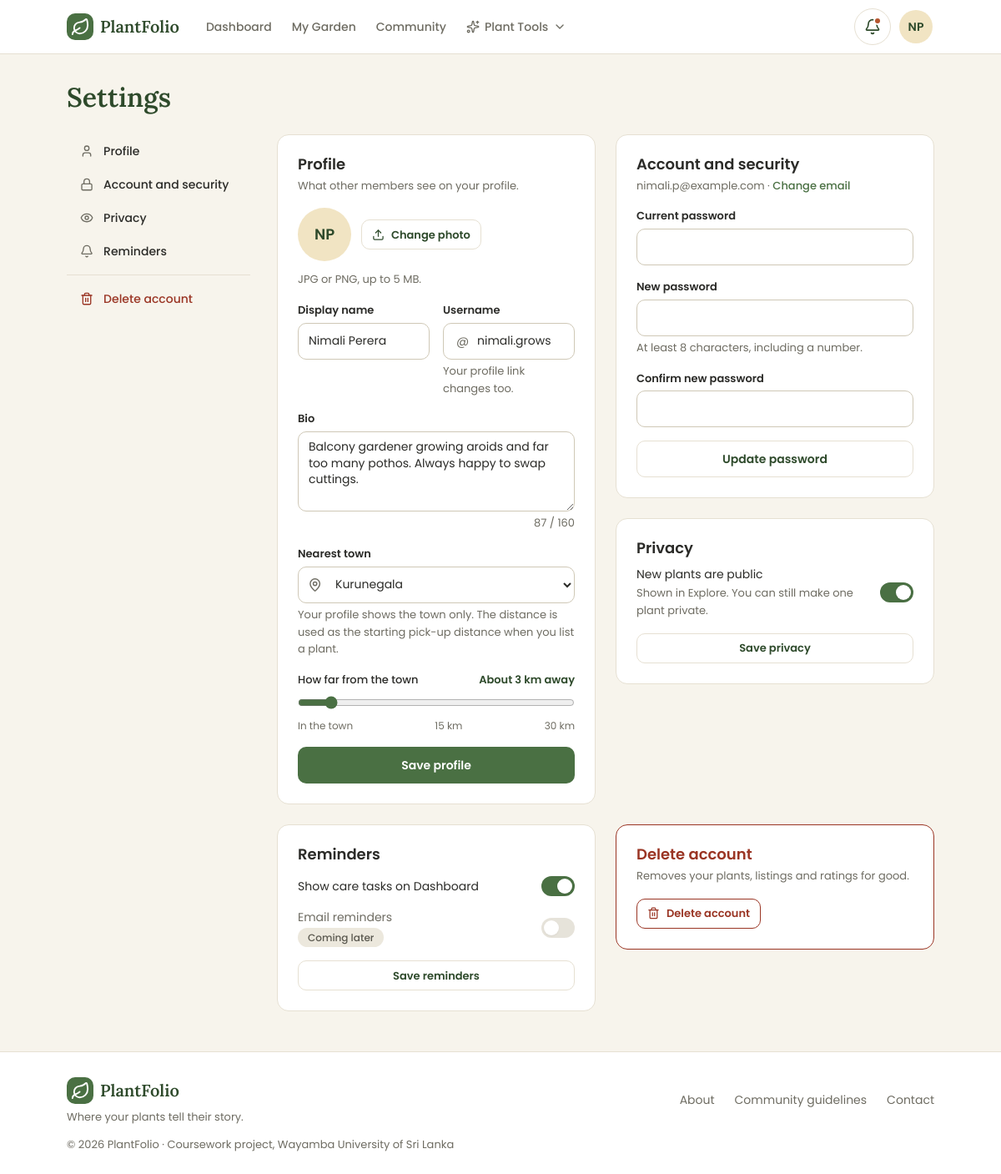
The page /public/settings.php (signed in) on the database its author committed.
### tables this page shows
CREATE TABLE users (
    id                  INT UNSIGNED     NOT NULL AUTO_INCREMENT,
    username            VARCHAR(30)      NOT NULL,
    full_name           VARCHAR(100)     NOT NULL,
    email               VARCHAR(255)     NOT NULL,
    phone               VARCHAR(20)      NULL DEFAULT NULL,
    password_hash       VARCHAR(255)     NOT NULL,
    bio                 VARCHAR(500)     NULL DEFAULT NULL,
    town_id             INT UNSIGNED     NULL DEFAULT NULL,
    km_from_town        TINYINT UNSIGNED NULL DEFAULT NULL,
    avatar              VARCHAR(255)     NULL DEFAULT NULL,
    new_plants_public   TINYINT(1)       NOT NULL DEFAULT 1,
    dashboard_reminders TINYINT(1)       NOT NULL DEFAULT 1,
    email_reminders     TINYINT(1)       NOT NULL DEFAULT 0,
    failed_logins       TINYINT UNSIGNED NOT NULL DEFAULT 0,
    locked_until        DATETIME         NULL DEFAULT NULL,
    created_at          DATETIME         NOT NULL DEFAULT CURRENT_TIMESTAMP,
    PRIMARY KEY (id),
    UNIQUE KEY uq_users_username (username),
    UNIQUE KEY uq_users_email (email),
    KEY idx_users_town (town_id),
    CONSTRAINT chk_users_km CHECK (km_from_town BETWEEN 0 AND 30),
     
    CONSTRAINT fk_users_town FOREIGN KEY (town_id) REFERENCES towns (id) ON DELETE RESTRICT
);

### public/settings.php (the view, shortened to what the rows shown need)
<?php
require_once __DIR__ . '/../includes/helpers.php';
require_once __DIR__ . '/../includes/mock-data.php';
$me = current_user();
$bio_limit = 160;
$errors = [];
$profile = [
    'full_name'    => $me['full_name'],
    'username'     => $me['username'],
    'bio'          => $me['bio'] ?? '',
    'location'     => $me['location'] ?? '',
    'km_from_town' => $me['km_from_town'] ?? 0,
];
$field_attributes = function ($field, $hint_id = '') use ($errors) {
    $describe = trim($hint_id . (isset($errors[$field]) ? ' ' . $field . '-error' : ''));
    return (isset($errors[$field]) ? ' aria-invalid="true"' : '')
         . ($describe !== '' ? ' aria-describedby="' . e($describe) . '"' : '');
};
include __DIR__ . '/../includes/header.php';
?>
<div class="container page">
  <h1 class="settings-title">Settings</h1>
  <div class="settings-grid">
    <div class="settings-cards">
      <section class="settings-card" id="profile" aria-labelledby="profile-title">
        <h2 class="settings-card-title" id="profile-title">Profile</h2>
        <form method="post" action="<?= e(url('settings.php#profile')) ?>" enctype="multipart/form-data">
          <div class="settings-photo">
            <label class="btn btn-secondary btn-sm" for="avatar-file"><?= icon('upload') ?> Change photo</label>
            <p class="field-hint photo-hint settings-photo-hint" id="avatar-hint">JPG or PNG, up to 5 MB.</p>
          </div>
          <div class="field-row">
            <div class="field">
              <label class="field-label" for="full-name">Display name</label>
              <input class="input" type="text" id="full-name" name="full_name" value="<?= e($profile['full_name']) ?>"
                     autocomplete="name" maxlength="100" required<?= $field_attributes('full_name') ?>>
            </div>
            <div class="field">
              <div class="input-icon">
                <span class="input-prefix" aria-hidden="true">@</span>
                <input class="input" type="text" id="username" name="username" value="<?= e($profile['username']) ?>"
                       autocomplete="username" autocapitalize="none" spellcheck="false"
                       minlength="3" maxlength="30" pattern="[a-z0-9._]+" required<?= $field_attributes('username', 'username-hint username-status') ?>>
              </div>
            </div>
          </div>
          <div class="field">
            <label class="field-label" for="bio">Bio</label>
            <textarea class="input" id="bio" name="bio" maxlength="<?= e($bio_limit) ?>" rows="3"
                     <?= $field_attributes('bio', 'bio-count') ?>><?= e($profile['bio']) ?></textarea>
            <span class="field-hint bio-count" id="bio-count"><?= e(mb_strlen($profile['bio'])) ?> / <?= e($bio_limit) ?></span>
          </div>
        </form>
      </section>
      <div class="settings-column">
        <section class="settings-card" id="account" aria-labelledby="account-title">
          <h2 class="settings-card-title" id="account-title">Account and security</h2>
          <?php $email_failed = isset($errors['email']) || isset($errors['email_password']); ?>
          <details class="settings-email"<?= $email_failed ? ' open' : '' ?>>
            <summary class="settings-card-intro"><?= e($me['email']) ?> · <span class="settings-link">Change email</span></summary>
          </details>
        </section>
        <section class="settings-card" id="privacy" aria-labelledby="privacy-title">
          <h2 class="settings-card-title" id="privacy-title">Privacy</h2>
          <form method="post" action="<?= e(url('settings.php#privacy')) ?>">
            <label class="toggle settings-toggle">
              <span>New plants are public <span class="field-hint">Shown in Explore. You can still make one plant private.</span></span>
              <input type="checkbox" name="new_plants_public" value="1"<?= $current_user['new_plants_public'] ? ' checked' : '' ?>>
            </label>
          </form>
        </section>
      </div>
      <section class="settings-card" id="reminders" aria-labelledby="reminders-title">
        <h2 class="settings-card-title" id="reminders-title">Reminders</h2>
        <form method="post" action="<?= e(url('settings.php#reminders')) ?>">
          <label class="toggle settings-toggle">
            <span>Show care tasks on Dashboard</span>
            <input type="checkbox" name="dashboard_reminders" value="1"<?= $current_user['dashboard_reminders'] ? ' checked' : '' ?>>
          </label>
        </form>
      </section>
      <section class="settings-card settings-card-danger" id="delete" aria-labelledby="delete-title">
        <h2 class="settings-card-title" id="delete-title">Delete account</h2>
      </section>
    </div>
  </div>
</div>
<?php include __DIR__ . '/../includes/footer.php'; ?>

### partials/avatar.php
<?php
$avatar_class = 'avatar' . (isset($size) ? ' avatar-' . $size : '');
?>
<?php if (!empty($member['avatar'])): ?>
  <img class="<?= e($avatar_class) ?>" src="<?= e(photo_url($member['avatar'])) ?>" alt="">
<?php else: ?>
  <span class="<?= e($avatar_class) ?> avatar-tint-<?= e(avatar_tint($member['username'])) ?>" aria-hidden="true"><?= e(initials($member['full_name'])) ?></span>
<?php endif; ?>

### rows shown on the page
users: full_name "NP NP", full_name "Nimali Perera", username "nimali.grows", bio "Balcony gardener growing aroids and far too many pothos. Always happy to swap cuttings.", bio "87", email "nimali.p@example.com", new_plants_public "☑", dashboard_reminders "☑"

### other values the page prints
$link['label'] "Dashboard"
$link['label'] "My Garden"
$link['label'] "Community"
$section['label'] "Profile"
$section['label'] "Account and security"
$section['label'] "Privacy"
$section['label'] "Reminders"
$bio_limit "160"
$label "Nearest town"
$hint "Your profile shows the town only. The distance is used as the starting pick-up distance when you list a plant."
$km_label "How far from the town"
$km_words "About 3 km away"
$link['label'] "About"
$link['label'] "Community guidelines"
$link['label'] "Contact"
